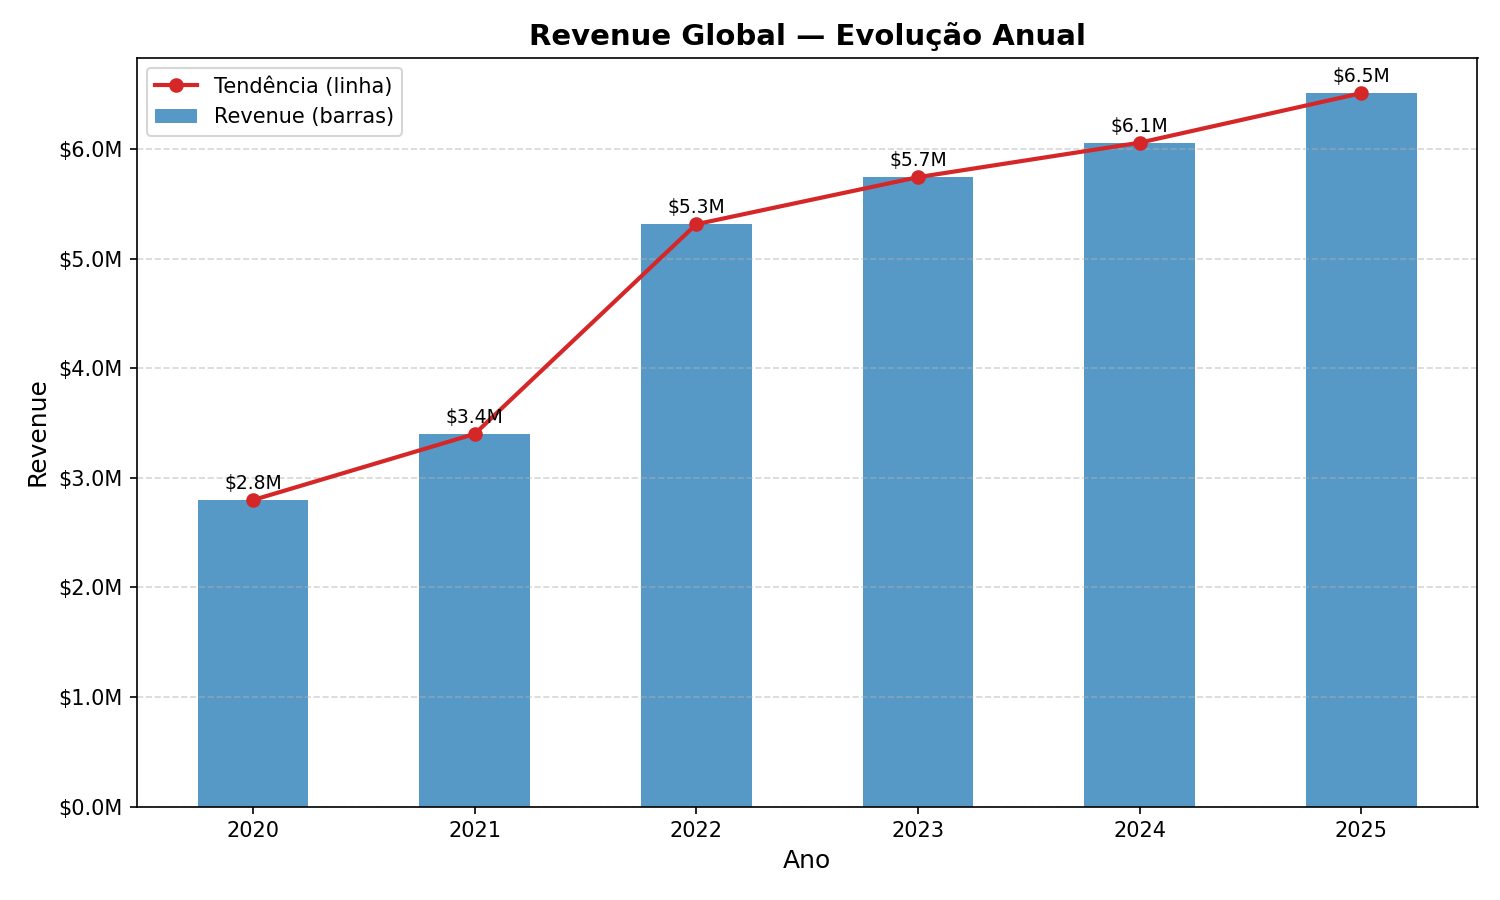

Source code (Python):
"""
Revenue Global — evolução anual do revenue total (escala global).
Gráfico combinado: barras + linha de tendência.
"""

import pandas as pd
import matplotlib.pyplot as plt
import matplotlib.ticker as mticker
import os

# ── Paths ──────────────────────────────────────────────────────────────────────
BASE_DIR   = os.path.dirname(os.path.abspath(__file__))
DATA_PATH  = os.path.join(BASE_DIR, "..", "..", "data", "sales_data_clean.csv")
OUTPUT_DIR = BASE_DIR  # gráficos guardados na mesma pasta

# ── Load & prepare ─────────────────────────────────────────────────────────────
df = pd.read_csv(DATA_PATH)
df["Revenue"] = df["Sales_Price"] 

global_revenue = (
    df.groupby("Year")["Revenue"]
    .sum()
    .reset_index()
    .sort_values("Year")
)

# ── Plot ───────────────────────────────────────────────────────────────────────
fig, ax = plt.subplots(figsize=(10, 6))

# Barras
bars = ax.bar(
    global_revenue["Year"],
    global_revenue["Revenue"],
    color="#1f77b4",
    alpha=0.75,
    width=0.5,
    label="Revenue (barras)",
)

# Linha de tendência
ax.plot(
    global_revenue["Year"],
    global_revenue["Revenue"],
    marker="o",
    color="#d62728",
    linewidth=2,
    label="Tendência (linha)",
)

# Anotações nos topo das barras
for bar, val in zip(bars, global_revenue["Revenue"]):
    ax.text(
        bar.get_x() + bar.get_width() / 2,
        bar.get_height() + global_revenue["Revenue"].max() * 0.01,
        f"${val/1e6:.1f}M",
        ha="center",
        va="bottom",
        fontsize=9,
    )

ax.yaxis.set_major_formatter(mticker.FuncFormatter(lambda x, _: f"${x/1e6:.1f}M"))
ax.set_xlabel("Ano", fontsize=12)
ax.set_ylabel("Revenue", fontsize=12)
ax.set_title("Revenue Global — Evolução Anual", fontsize=14, fontweight="bold")
ax.set_xticks(global_revenue["Year"])
ax.legend()
ax.grid(axis="y", linestyle="--", alpha=0.5)
plt.tight_layout()

out_path = os.path.join(OUTPUT_DIR, "revenue_global.png")
plt.savefig(out_path, dpi=150)
print(f"Gráfico guardado em: {out_path}")
plt.show()
